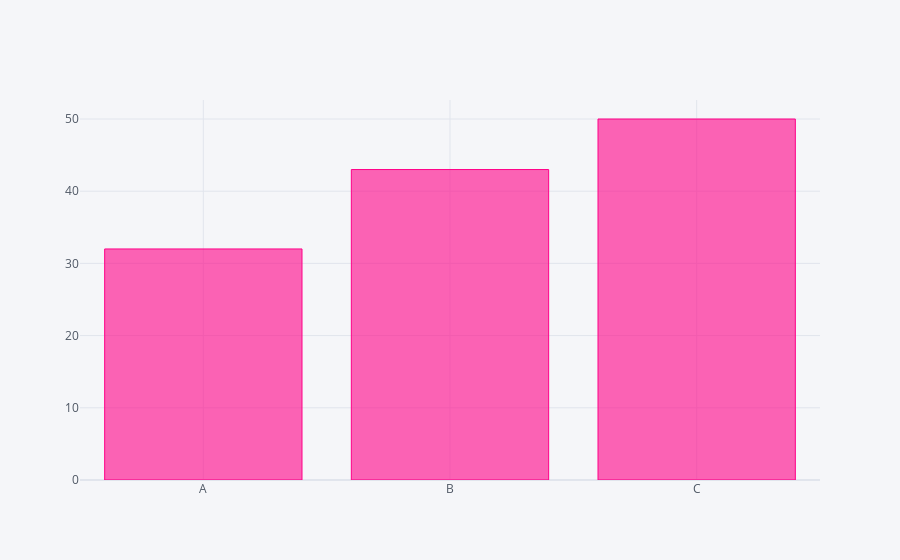

Notebook cell for this chart:
### Code cell
df2.iplot(kind='bar',x='Category',y='Values',color='pink')

### Figure 1 — Plotly figure (JSON) as saved in the notebook; plotly's stock layout.template omitted (floating-point values rounded to 4 significant figures)
{"data": [{"marker": {"color": "rgba(255, 0, 136, 0.6)", "line": {"color": "rgba(255, 0, 136, 1.0)", "width": 1}}, "name": "Values", "orientation": "v", "text": "", "type": "bar", "x": ["A", "B", "C"], "y": [32, 43, 50]}], "layout": {"legend": {"bgcolor": "#F5F6F9", "font": {"color": "#4D5663"}}, "paper_bgcolor": "#F5F6F9", "plot_bgcolor": "#F5F6F9", "title": {"font": {"color": "#4D5663"}}, "xaxis": {"gridcolor": "#E1E5ED", "showgrid": true, "tickfont": {"color": "#4D5663"}, "title": {"font": {"color": "#4D5663"}, "text": ""}, "zerolinecolor": "#E1E5ED"}, "yaxis": {"gridcolor": "#E1E5ED", "showgrid": true, "tickfont": {"color": "#4D5663"}, "title": {"font": {"color": "#4D5663"}, "text": ""}, "zerolinecolor": "#E1E5ED"}}}
